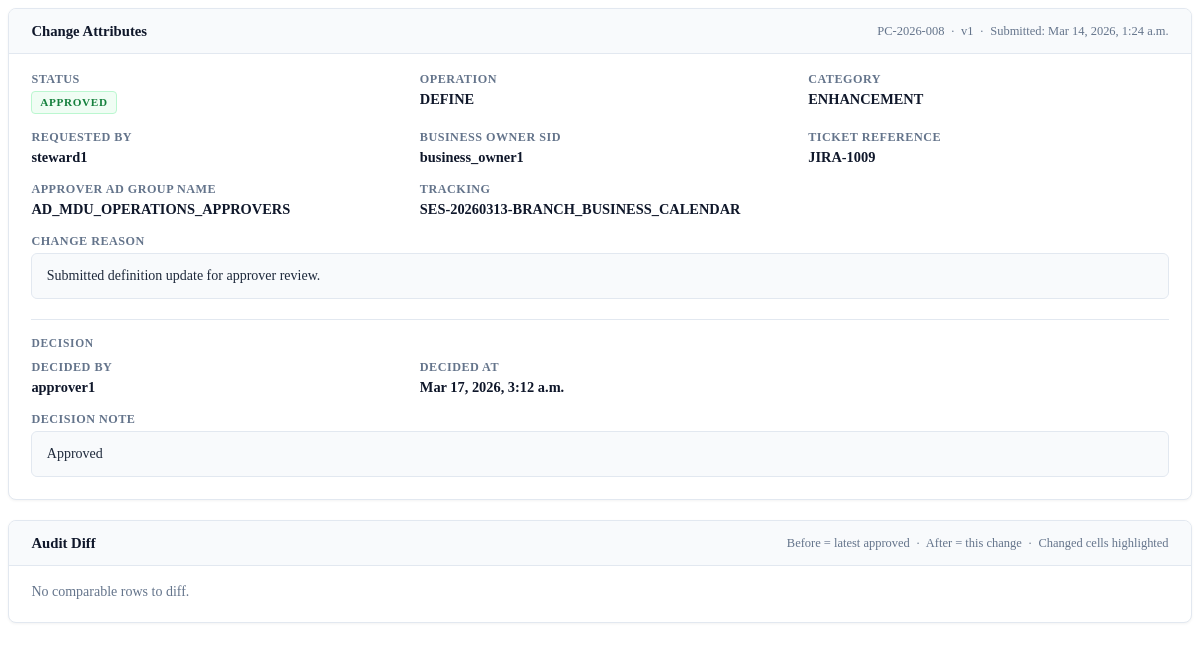
Screenshot of /changes/100/modal/ (signed in) with the database file from the repository.
### mdu/models.py (models this page shows, shortened)
class ChangeRequest(models.Model):
    class Status(models.TextChoices):
        DRAFT = "DRAFT", "Draft"
        SUBMITTED = "SUBMITTED", "Submitted"
        APPROVED = "APPROVED", "Approved"
        REJECTED = "REJECTED", "Rejected"
    class ChangeCategory(models.TextChoices):
        NONE = "", "— Select —"
        DATA_CORRECTION = "DATA_CORRECTION", "Data Correction"
        NEW_VALUE_ADD = "NEW_VALUE_ADD", "New Value Add"
        POLICY_COMPLIANCE = "POLICY_COMPLIANCE", "Policy / Compliance"
        OPERATIONAL_UPDATE = "OPERATIONAL_UPDATE", "Operational Update"
        ENHANCEMENT = "ENHANCEMENT", "Enhancement"
        OTHER = "OTHER", "Other"
    class CollaborationMode(models.TextChoices):
        SINGLE_OWNER = "SINGLE_OWNER", "Single-owner"
        COLLABORATIVE = "COLLABORATIVE", "Collaborative"
    class DDAReviewStatus(models.TextChoices):
        NOT_REQUIRED = "NOT_REQUIRED", "Not required"
        REQUIRED = "REQUIRED", "Required"
        PENDING = "PENDING", "Pending"
        APPROVED = "APPROVED", "Approved"
        REJECTED = "REJECTED", "Rejected"
    header = models.ForeignKey(MDUHeader, on_delete=models.CASCADE, related_name="changes")
    display_id = models.CharField(max_length=30, unique=True)
    draft_uuid = models.UUIDField(default=uuid.uuid4, unique=True, editable=False)
    lock_version = models.PositiveIntegerField(default=1)
    collaboration_mode = models.CharField(
        max_length=20,
        choices=CollaborationMode.choices,
        default=CollaborationMode.SINGLE_OWNER,
    )
    tracking_id = models.CharField(max_length=80, blank=True, default="")
    version = models.IntegerField(null=True, blank=True)
    status = models.CharField(max_length=20, choices=Status.choices, default=Status.DRAFT)
    operation_hint = models.CharField(max_length=40, blank=True, default="")
    override_retired_flag = models.CharField(max_length=1, default="N")
    dda_review_status = models.CharField(
        max_length=20,
        choices=DDAReviewStatus.choices,
        default=DDAReviewStatus.NOT_REQUIRED,
    )
    requested_by_sid = models.CharField(max_length=40, blank=True, default="")
    business_owner_sid = models.CharField(max_length=40, blank=True, default="")
    approver_ad_group = models.CharField(max_length=120, blank=True, default="")
    change_reason = models.CharField(max_length=400, blank=True, default="")
    change_ticket_ref = models.CharField(max_length=120, blank=True, default="")
    change_category = models.CharField(
        max_length=60,
        choices=ChangeCategory.choices,
        blank=True,
        default=ChangeCategory.NONE,
    )
    risk_impact = models.CharField(max_length=60, blank=True, default="")
    request_source_channel = models.CharField(max_length=60, blank=True, default="")
    request_source_system = models.CharField(max_length=60, blank=True, default="")
    payload_json = models.TextField(blank=True, default="")
    submitted_at = models.DateTimeField(null=True, blank=True)
    decided_at = models.DateTimeField(null=True, blank=True)
    decision_note = models.TextField(blank=True, default="")
    decided_by_sid = models.CharField(max_length=40, blank=True, default="")
    override_scope_flag = models.BooleanField(default=False)
    override_scope_reason = models.CharField(max_length=400, blank=True, default="")
    created_by = models.ForeignKey(
        User, on_delete=models.SET_NULL, null=True, blank=True, related_name="created_changes"
    )
    contributors = models.ManyToManyField(
        User,
        blank=True,
        related_name="collab_changes",
    )
    created_at = models.DateTimeField(default=timezone.now)
    updated_at = models.DateTimeField(auto_now=True)
    bulk_add_count = models.PositiveSmallIntegerField(default=0)
    class Meta:
        constraints = [
            models.UniqueConstraint(
                fields=["header", "collaboration_mode"],
                condition=models.Q(status="SUBMITTED", collaboration_mode="SINGLE_OWNER"),
                name="uniq_submitted_cr_per_header_single_owner",
            )
        ]

### mdu/views_changes.py (the view, shortened to what this page needs)
# urls.py: path("changes/<int:pk>/modal/", change_modal, name="change_modal"),
@login_required
def change_modal(request, pk):
    change = get_object_or_404(ChangeRequest, pk=pk)
    header = change.header
    after_rows = _rows_from_payload(change.payload_json)
    before_rows = []
    latest = getattr(header, "last_approved_change", None)
    if latest and latest.pk != change.pk:
        before_rows = _rows_from_payload(latest.payload_json)
    biz_cols = _build_biz_cols(before_rows, after_rows)
    before_vals = [r for r in before_rows if isinstance(r, dict) and _is_values_row(r)]
    after_vals = [r for r in after_rows if isinstance(r, dict) and _is_values_row(r)]
    max_len = max(len(before_vals), len(after_vals))
    diff_rows = []
    changed_count = sum(1 for r in diff_rows if r.get("row_changed"))
    return render(
        request,
        "mdu/partials/change_modal.html",
        {
            "change": change,
            "header": header,
            "before_rows": before_rows,
            "proposed_rows": after_rows,
            "biz_cols": biz_cols,
            "diff_rows": diff_rows,
            "changed_count": changed_count,
        },
    )

### mdu/views_changes.py (called while the page is built)
def _rows_from_payload(payload_json: str):
    try:
        obj = json.loads(payload_json or "{}")
        rows = obj.get("rows", [])
        return rows if isinstance(rows, list) else []
    except Exception:
        return []

def _header_row(rows):
    return next((r for r in rows if (r.get("row_type") or "").lower() == "header"), {}) or {}

def _build_biz_cols(before_rows, after_rows):
    after_hdr = _header_row(after_rows)
    before_hdr = _header_row(before_rows)
    string_cols = [f"string_{i:02d}" for i in range(1, 66)]
    def used(col):
        if (after_hdr.get(col) or "").strip() or (before_hdr.get(col) or "").strip():
            return True
        for r in after_rows:
            if (r.get(col) or "").strip():
                return True
        for r in before_rows:
            if (r.get(col) or "").strip():
                return True
        return False
    cols = []
    for col in string_cols:
        if not used(col):
            continue
        biz = (after_hdr.get(col) or "").strip() or (before_hdr.get(col) or "").strip() or col
        cols.append({"tech": col, "biz": biz})
    return cols

### mdu/templates/mdu/partials/change_modal.html (shortened to what this page needs)
<div class="cm-section">
  <div class="cm-section-header">
    <span class="cm-section-title">Change Attributes</span>
    {% if change.display_id %}
      <span class="cm-section-meta">
        {{ change.display_id }}{% if change.version %} &nbsp;·&nbsp; v{{ change.version }}{% endif %}
        {% if change.submitted_at %} &nbsp;·&nbsp; Submitted: {{ change.submitted_at|date:"M j, Y, g:i a" }}{% endif %}
      </span>
    {% endif %}
  </div>
  <div class="cm-section-body">
    <div class="cm-attr-grid">
      <div>
        <div class="cm-attr-label">Status</div>
        <div class="cm-attr-value">
          {% with s=change.status|lower %}
            {% if s == "draft" %}<span class="cm-badge cm-status-draft">Draft</span>
            {% elif s == "submitted" %}<span class="cm-badge cm-status-submitted">Submitted</span>
            {% elif s == "approved" %}<span class="cm-badge cm-status-approved">Approved</span>
            {% elif s == "rejected" %}<span class="cm-badge cm-status-rejected">Rejected</span>
            {% else %}<span class="cm-badge cm-status-draft">{{ change.status|capfirst }}</span>
            {% endif %}
          {% endwith %}
        </div>
      </div>
      <div>
        <div class="cm-attr-label">Operation</div>
        <div class="cm-attr-value">
          {% if change.operation_hint %}{{ change.operation_hint }}{% else %}<span class="cm-attr-empty">—</span>{% endif %}
        </div>
      </div>
      <div>
        <div class="cm-attr-label">Category</div>
        <div class="cm-attr-value">
          {% if change.change_category %}{{ change.change_category }}{% else %}<span class="cm-attr-empty">—</span>{% endif %}
        </div>
      </div>
      <div>
        <div class="cm-attr-label">Requested By</div>
        <div class="cm-attr-value">
          {% if change.requested_by_sid %}{{ change.requested_by_sid }}{% else %}<span class="cm-attr-empty">—</span>{% endif %}
        </div>
      </div>
      <div>
        <div class="cm-attr-label">Business Owner SID</div>
        <div class="cm-attr-value">
          {% if change.business_owner_sid %}{{ change.business_owner_sid }}{% else %}<span class="cm-attr-empty">—</span>{% endif %}
        </div>
      </div>
      <div>
        <div class="cm-attr-label">Ticket Reference</div>
        <div class="cm-attr-value">
          {% if change.change_ticket_ref %}{{ change.change_ticket_ref }}{% else %}<span class="cm-attr-empty">—</span>{% endif %}
        </div>
      </div>
      <div>
        <div class="cm-attr-label">Approver AD Group Name</div>
        <div class="cm-attr-value">
          {% if change.approver_ad_group %}{{ change.approver_ad_group }}{% else %}<span class="cm-attr-empty">—</span>{% endif %}
        </div>
      </div>
      <div>
        <div class="cm-attr-label">Tracking</div>
        <div class="cm-attr-value">
          {% if change.tracking_id %}{{ change.tracking_id }}{% else %}<span class="cm-attr-empty">—</span>{% endif %}
        </div>
      </div>
      <div></div>
      <div class="cm-attr-full">
        <div class="cm-attr-label">Change reason</div>
        <div class="cm-reason-box">
          {% if change.change_reason %}{{ change.change_reason }}
          {% else %}<span style="color:#94a3b8; font-style:italic;">No reason provided.</span>{% endif %}
        </div>
      </div>
    </div>
    {% if change.decided_at or change.decided_by_sid or change.decision_note %}
    <div class="cm-decision-band">
      <div class="cm-decision-band-label">Decision</div>
      <div class="cm-attr-grid">
        <div>
          <div class="cm-attr-label">Decided By</div>
          <div class="cm-attr-value">
            {% if change.decided_by_sid %}{{ change.decided_by_sid }}{% else %}<span class="cm-attr-empty">—</span>{% endif %}
          </div>
        </div>
        <div>
          <div class="cm-attr-label">Decided At</div>
          <div class="cm-attr-value">
            {% if change.decided_at %}{{ change.decided_at|date:"M j, Y, g:i a" }}{% else %}<span class="cm-attr-empty">—</span>{% endif %}
          </div>
        </div>
        <div></div>
        {% if change.decision_note %}
        <div class="cm-attr-full">
          <div class="cm-attr-label">Decision Note</div>
          <div class="cm-reason-box">{{ change.decision_note }}</div>
        </div>
        {% endif %}
      </div>
    </div>
    {% endif %}
  </div>
</div>
<div class="cm-section">
  <div class="cm-section-header">
    <span class="cm-section-title">Audit Diff</span>
    <span class="cm-section-meta">
      Before = latest approved &nbsp;·&nbsp; After = this change &nbsp;·&nbsp; Changed cells highlighted
    </span>
  </div>
  <div class="cm-section-body">
    {% if not diff_rows %}
      <div style="font-size:.875rem; color:#64748b;">No comparable rows to diff.</div>
    {% endif %}
  </div>
</div>

### mdu/templates/mdu/partials/change_modal.html (style rules this page uses)
.cm-section { border: 1px solid #e2e8f0; border-radius: 8px; margin-bottom: 1.25rem; background: #fff; box-shadow: 0 1px 3px rgba(0,0,0,.05); overflow: hidden; }
.cm-section-header { display: flex; align-items: center; justify-content: space-between; gap: 1rem; flex-wrap: wrap; padding: .85rem 1.4rem; background: #f8fafc; border-bottom: 1px solid #e2e8f0; }
.cm-section-title { font-weight: 700; font-size: .92rem; color: #0f172a; white-space: nowrap; }
.cm-section-meta { font-size: .78rem; color: #64748b; }
.cm-section-body { padding: 1.1rem 1.4rem 1.4rem; }
.cm-attr-grid { display: grid; grid-template-columns: repeat(3, 1fr); gap: 1rem 1.75rem; }
.cm-attr-full { grid-column: 1 / -1; }
.cm-attr-label { font-size: .76rem; font-weight: 600; color: #64748b; text-transform: uppercase; letter-spacing: .04em; margin-bottom: 4px; }
.cm-attr-value { font-size: .9rem; font-weight: 600; color: #0f172a; word-break: break-word; }
.cm-reason-box { background: #f8fafc; border: 1px solid #e2e8f0; border-radius: 6px; padding: .65rem .9rem; font-size: .875rem; font-weight: 400; color: #1e293b; line-height: 1.6; margin-top: 2px; }
.cm-decision-band { border-top: 1px solid #e2e8f0; margin-top: 1.25rem; padding-top: 1.1rem; }
.cm-decision-band-label { font-size: .72rem; font-weight: 700; letter-spacing: .06em; text-transform: uppercase; color: #64748b; margin-bottom: .7rem; }
.cm-badge { display: inline-block; font-size: .7rem; font-weight: 700; letter-spacing: .06em; text-transform: uppercase; padding: .22em .7em; border-radius: 4px; vertical-align: middle; line-height: 1.5; }
.cm-status-approved { background: #f0fdf4; color: #15803d; border: 1px solid #bbf7d0; }

### rows the page displays
ChangeRequest: display_id "PC-2026-008", version "1", submitted_at "Mar 14, 2026, 1:24 a.m.", operation_hint "DEFINE", change_category "ENHANCEMENT", requested_by_sid "steward1", business_owner_sid "business_owner1", change_ticket_ref "JIRA-1009", approver_ad_group "AD_MDU_OPERATIONS_APPROVERS", tracking_id "SES-20260313-BRANCH_BUSINESS_CALENDAR", change_reason "Submitted definition update for approver review.", decided_by_sid "approver1", decided_at "Mar 17, 2026, 3:12 a.m.", decision_note "Approved"
